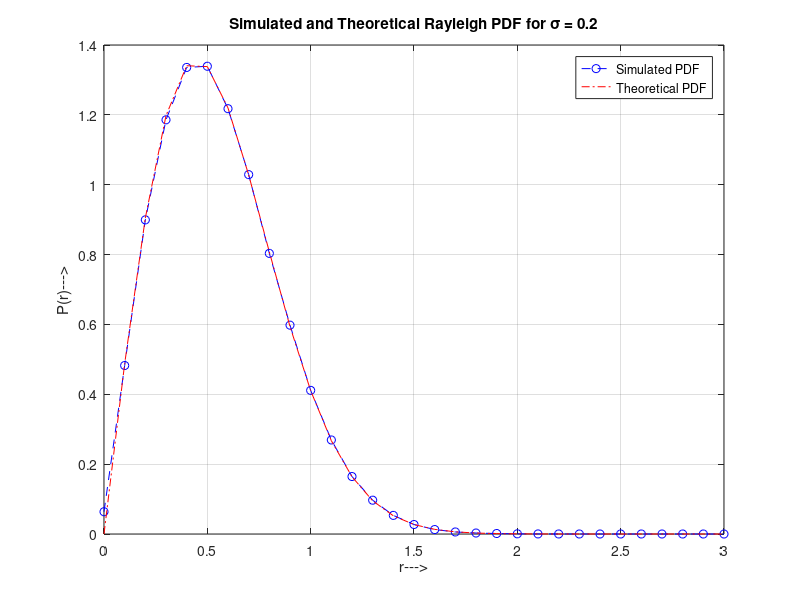
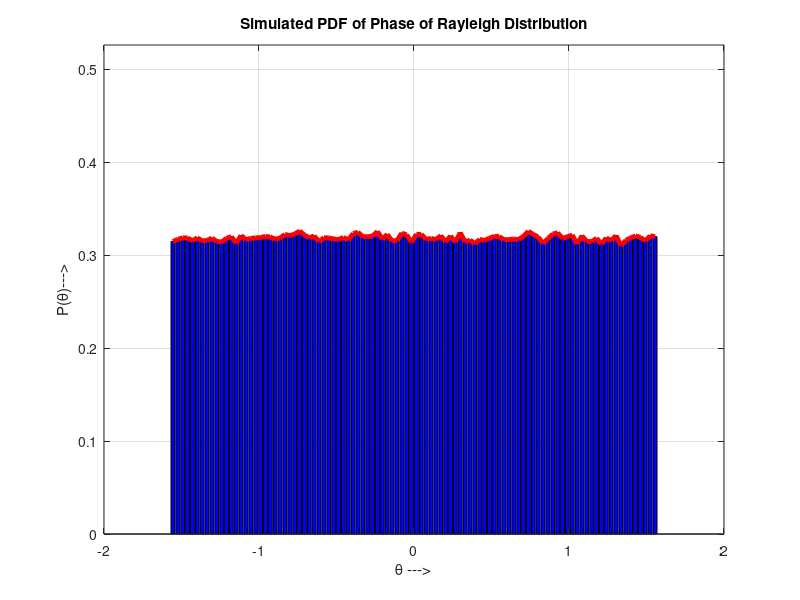

Write the MATLAB code that produced these figures, in order.
%% Rayleigh_PDF.m
%
% Simulates a Rayleigh Fading channel, from GaussianWaves.

clear all, close all, clc

%% Input Section

N=1e6;              % Number of samples to generate
variance = 0.2;     % Variance of underlying Gaussian random variables

%% Rayleigh Construction

% Independent Gaussian random variables with zero mean and unit variance

x = randn(1,N);
y = randn(1,N);

% Rayleigh fading  envelope with desired variance

r = sqrt(variance*(x.^2 + y.^2));

% Define bin steps and range for histogram plotting

step = 0.1; range = 0:step:3;

% Get histogram values and approximate to get PDF curve.

h = hist(r, range);
approxPDF = h/(step*sum(h));    % Simulate PDF from the X and Y samples.

% Theoretical PDF from the Rayleigh Fading Equation
theoretical = (range/variance).*exp(-range.^2/(2*variance));

figure(1)
plot(range,approxPDF,'b--o',range,theoretical,'r-.');
title('Simulated and Theoretical Rayleigh PDF for \sigma = 0.2')
legend('Simulated PDF','Theoretical PDF');
xlabel('r--->');
ylabel('P(r)--->');
grid;

%% PDF of Rayleigh Envelope Phase

theta = atan(y./x);

figure(2)
hist(theta);    % Plot histogram of the phase part

% Approximate the histogram of the phase part to a PDF curve.

[counts,range] = hist(theta,100);

step=range(2)-range(1);

% Simulate PDF from the X and Y Samples.
approxPDF = counts/(step*sum(counts));

bar(range,approxPDF,'b');
hold on
plotHandle=plot(range,approxPDF,'r');
set(plotHandle,'LineWidth',3.5);
axis([-2 2 0 max(approxPDF)+0.2])
hold off
title('Simulated PDF of Phase of Rayleigh Distribution');
xlabel('\theta --->');
ylabel('P(\theta)--->');
grid;